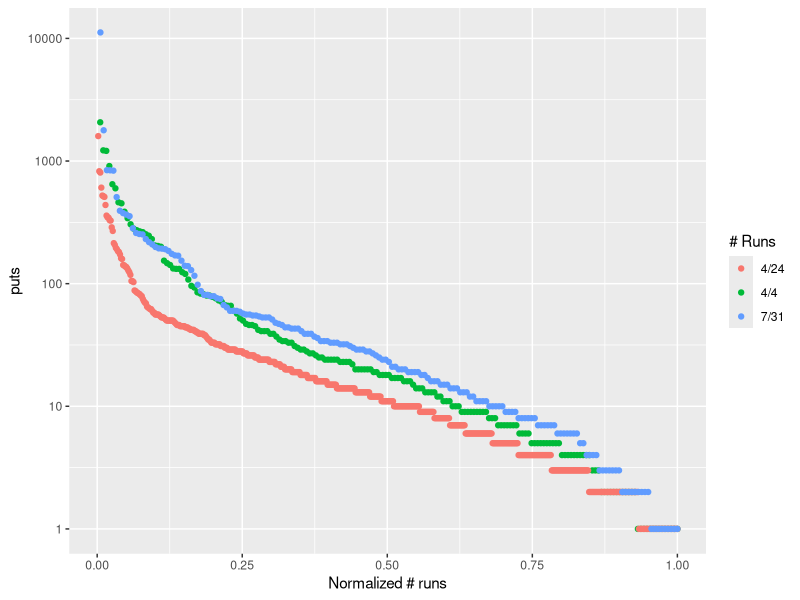

Source code (R):
library(ggplot2)
puts.4.4 <- read.csv("ips-puts-openshift-4-4.dat")
puts.4.24 <- read.csv("ips-puts-openshift-4-24.dat")
puts.7.31 <- read.csv("ips-puts-openshift-7-31.dat")

dt.puts.4.4 <- data.frame( x=1:nrow(puts.4.4),puts=sort(puts.4.4$puts,decreasing=T))
dt.puts.4.24 <- data.frame( x=1:nrow(puts.4.24),puts=sort(puts.4.24$puts,decreasing=T))
dt.puts.7.31 <- data.frame( x=1:nrow(puts.7.31),puts=sort(puts.7.31$puts,decreasing=T))
ggplot()+ scale_x_continuous("Normalized # runs")+scale_y_log10()+scale_colour_hue(name = '# Runs') +geom_point(data=dt.puts.4.4,aes(x=x/length(dt.puts.4.4$x),y=puts,color='4/4'),stat='Identity')+geom_point(data=dt.puts.4.24,aes(x=x/length(dt.puts.4.24$x),y=puts,color='4/24'),stat='Identity')+geom_point(data=dt.puts.7.31,aes(x=x/length(dt.puts.7.31$x),y=puts,color='7/31'),stat='Identity')
